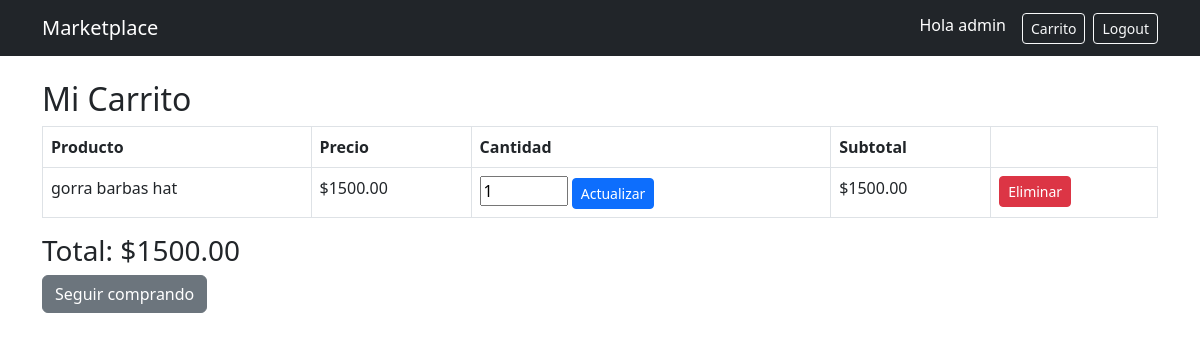
Screenshot of /cart/ (signed in) with the database file from the repository.
### store/models.py (models this page shows, shortened)
class User(AbstractUser):
    id = models.UUIDField(primary_key=True, default=uuid.uuid4, editable=False)
    is_seller = models.BooleanField(default=False)

class CartItem(models.Model):
    id = models.UUIDField(primary_key=True, default=uuid.uuid4, editable=False)
    cart = models.ForeignKey(Cart, on_delete=models.CASCADE)
    product = models.ForeignKey(Product, on_delete=models.CASCADE)
    quantity = models.PositiveIntegerField(default=1)
    class Meta:
        unique_together = ('cart', 'product')
    @property
    def subtotal(self):
        return self.product.price * self.quantity

class Product(models.Model):
    id = models.UUIDField(primary_key=True, default=uuid.uuid4, editable=False)
    name = models.CharField(max_length=150)
    description = models.TextField()
    price = models.DecimalField(max_digits=10, decimal_places=2)
    stock = models.PositiveIntegerField(default=0)
    image = models.ImageField(upload_to='upload/', blank=True, null=True)
    owner = models.ForeignKey(User, on_delete=models.CASCADE, related_name='products')
    categories = models.ManyToManyField(Category, related_name='products')
    created_at = models.DateTimeField(auto_now_add=True)

class Cart(models.Model):
    id = models.UUIDField(primary_key=True, default=uuid.uuid4, editable=False)
    user = models.ForeignKey(User, on_delete=models.CASCADE, related_name='carts')
    products = models.ManyToManyField(Product, through='CartItem', related_name='carts')
    created_at = models.DateTimeField(auto_now_add=True)
    @property
    def total(self):
        return sum(item.subtotal for item in self.cartitem_set.all())

### store/views.py (the view)
# urls.py: path('cart/', views.cart_detail, name='cart_detail'),
@login_required
def cart_detail(request):
    cart, created = Cart.objects.get_or_create(user=request.user)
    return render(request, 'store/cart_detail.html', {'cart': cart})

### store/templates/store/cart_detail.html (shortened to what this page needs)
{% extends 'store/base.html' %}
{% block content %}
<h2>Mi Carrito</h2>
{% if cart.cartitem_set.all %}
<table class="table table-bordered">
    <thead>
        <tr>
            <th>Producto</th>
            <th>Precio</th>
            <th>Cantidad</th>
            <th>Subtotal</th>
            <th></th>
        </tr>
    </thead>
    <tbody>
        {% for item in cart.cartitem_set.all %}
        <tr>
            <td>{{ item.product.name }}</td>
            <td>${{ item.product.price }}</td>
            <td>
                <form method="POST" action="{% url 'update_cart_item' item.id %}">
                    <input type="number" name="quantity" value="{{ item.quantity }}" min="1" max="{{ item.product.stock }}">
                    <button type="submit" class="btn btn-sm btn-primary">Actualizar</button>
                </form>
            </td>
            <td>${{ item.subtotal }}</td>
            <td><a href="{% url 'remove_from_cart' item.id %}" class="btn btn-danger btn-sm">Eliminar</a></td>
        </tr>
        {% endfor %}
    </tbody>
</table>
<h3>Total: ${{ cart.total }}</h3>
<a href="{% url 'home' %}" class="btn btn-secondary">Seguir comprando</a>
{% else %}
<p>Tu carrito está vacío</p>
{% endif %}
{% endblock %}

### store/templates/store/base.html (shortened to what this page needs)
<!DOCTYPE html>
<html lang="es">
<head>
    <link href="https://cdn.jsdelivr.net/npm/bootstrap@5.3.0/dist/css/bootstrap.min.css" rel="stylesheet">
</head>
<body>
<nav class="navbar navbar-expand-lg navbar-dark bg-dark">
    <div class="container">
        <a class="navbar-brand" href="/">Marketplace</a>
        <div class="d-flex">
            {% if user.is_authenticated %}
                <span class="text-white me-3">Hola {{ user.username }}</span>
                <a href="{% url 'cart_detail' %}" class="btn btn-outline-light btn-sm me-2">Carrito</a>
                <a href="{% url 'logout' %}" class="btn btn-outline-light btn-sm">Logout</a>
            {% else %}
                <a href="{% url 'login' %}" class="btn btn-outline-light btn-sm me-2">Login</a>
                <a href="{% url 'register' %}" class="btn btn-primary btn-sm">Registro</a>
            {% endif %}
        </div>
    </div>
</nav>
<div class="container mt-4">
    {% block content %}{% endblock %}
</div>
</body>
</html>

### rows the page displays
User: username "admin"
CartItem: product.name "gorra barbas hat", product.price "1500.00", quantity "1", subtotal "1500.00"
Cart: total "1500.00"
